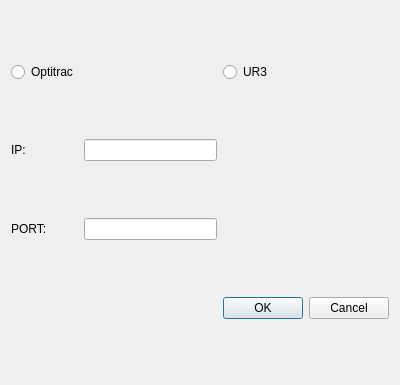
<?xml version="1.0" encoding="UTF-8"?>
<ui version="4.0">
 <class>ConnectDialog</class>
 <widget class="QDialog" name="ConnectDialog">
  <property name="geometry">
   <rect>
    <x>0</x>
    <y>0</y>
    <width>400</width>
    <height>385</height>
   </rect>
  </property>
  <property name="windowTitle">
   <string>Dialog</string>
  </property>
  <layout class="QGridLayout" name="gridLayout">
   <item row="1" column="0">
    <widget class="QRadioButton" name="radioButton_optitrac">
     <property name="text">
      <string>Optitrac</string>
     </property>
    </widget>
   </item>
   <item row="7" column="2">
    <widget class="QDialogButtonBox" name="buttonBox">
     <property name="orientation">
      <enum>Qt::Horizontal</enum>
     </property>
     <property name="standardButtons">
      <set>QDialogButtonBox::Cancel|QDialogButtonBox::Ok</set>
     </property>
    </widget>
   </item>
   <item row="5" column="0">
    <widget class="QLabel" name="label_2">
     <property name="text">
      <string>IP:</string>
     </property>
    </widget>
   </item>
   <item row="1" column="2">
    <widget class="QRadioButton" name="radioButton_ur3">
     <property name="text">
      <string>UR3</string>
     </property>
    </widget>
   </item>
   <item row="6" column="0">
    <widget class="QLabel" name="label_3">
     <property name="text">
      <string>PORT:</string>
     </property>
    </widget>
   </item>
   <item row="1" column="1">
    <spacer name="horizontalSpacer">
     <property name="orientation">
      <enum>Qt::Horizontal</enum>
     </property>
     <property name="sizeHint" stdset="0">
      <size>
       <width>40</width>
       <height>20</height>
      </size>
     </property>
    </spacer>
   </item>
   <item row="5" column="1">
    <widget class="QLineEdit" name="lineEdit_ip"/>
   </item>
   <item row="6" column="1">
    <widget class="QLineEdit" name="lineEdit_port"/>
   </item>
  </layout>
 </widget>
 <resources/>
 <connections>
  <connection>
   <sender>buttonBox</sender>
   <signal>accepted()</signal>
   <receiver>ConnectDialog</receiver>
   <slot>accept()</slot>
   <hints>
    <hint type="sourcelabel">
     <x>248</x>
     <y>254</y>
    </hint>
    <hint type="destinationlabel">
     <x>157</x>
     <y>274</y>
    </hint>
   </hints>
  </connection>
  <connection>
   <sender>buttonBox</sender>
   <signal>rejected()</signal>
   <receiver>ConnectDialog</receiver>
   <slot>reject()</slot>
   <hints>
    <hint type="sourcelabel">
     <x>316</x>
     <y>260</y>
    </hint>
    <hint type="destinationlabel">
     <x>286</x>
     <y>274</y>
    </hint>
   </hints>
  </connection>
 </connections>
</ui>
